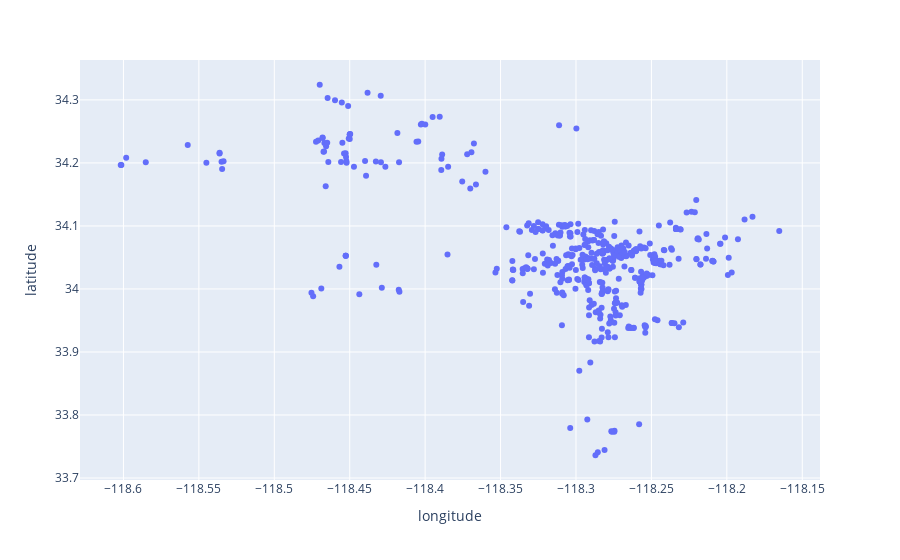

The notebook cell saved with this chart:
### Markdown cell above
The data is now compatiable with plotly.express

### Code cell
px.scatter(aff, x = 'longitude', y = 'latitude')

### Figure 1 — Plotly figure (JSON) as saved in the notebook; plotly's stock layout.template omitted (floating-point values rounded to 4 significant figures; data arrays with more than 128 entries replaced by an {"elided": "..."} marker saying what was removed)
{"data": [{"hovertemplate": "longitude=%{x}<br>latitude=%{y}<extra></extra>", "legendgroup": "", "marker": {"color": "#636efa", "symbol": "circle"}, "mode": "markers", "name": "", "orientation": "v", "showlegend": false, "type": "scatter", "x": {"elided": "503 float values"}, "xaxis": "x", "y": {"elided": "503 float values"}, "yaxis": "y"}], "layout": {"legend": {"tracegroupgap": 0}, "margin": {"t": 60}, "xaxis": {"anchor": "y", "domain": [0, 1], "title": {"text": "longitude"}}, "yaxis": {"anchor": "x", "domain": [0, 1], "title": {"text": "latitude"}}}}
